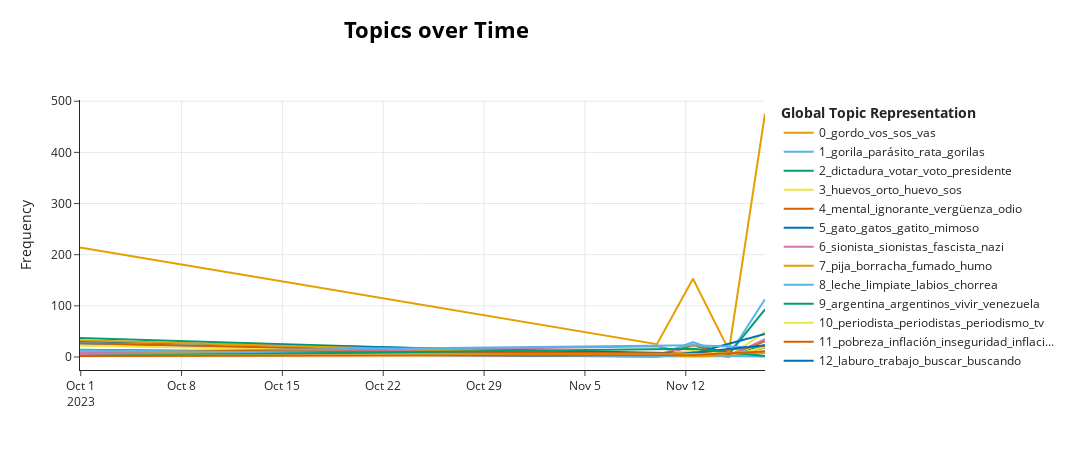

This figure's notebook cell:
### Markdown cell above
### Tópicos en el tiempo

### Code cell
# convert column to list
tweets = attacks["text_pre"].to_list()
timestamps = attacks["dt_date"].to_list()

topics_over_time = topic_model.topics_over_time(
    docs=tweets,
    timestamps=timestamps,
    global_tuning=True,
    evolution_tuning=True,
    nr_bins=20,
)

topic_model.visualize_topics_over_time(topics_over_time, top_n_topics=20)

### Figure 1 — Plotly figure (JSON) as saved in the notebook; plotly's stock layout.template omitted (floating-point values rounded to 4 significant figures)
{"data": [{"hoverinfo": "text", "hovertext": ["<b>Topic 0</b><br>Words: gordo, vos, sos, zurda, viejo", "<b>Topic 0</b><br>Words: sos, facho, tugo, vos, persona", "<b>Topic 0</b><br>Words: gordo, vas, gordito, sos, lechoso", "<b>Topic 0</b><br>Words: ligó, trompas, andá, imagínate, ligate", "<b>Topic 0</b><br>Words: gordo, vos, vas, sos, puta"], "marker": {"color": "#E69F00"}, "mode": "lines", "name": "0_gordo_vos_sos_vas", "type": "scatter", "x": ["2023-09-30T22:48:00", "2023-11-10T00:00:00", "2023-11-12T12:00:00", "2023-11-15T00:00:00", "2023-11-17T12:00:00"], "y": [214, 25, 153, 13, 476]}, {"hoverinfo": "text", "hovertext": ["<b>Topic 1</b><br>Words: gorila, rata, parásito, pato, larrata", "<b>Topic 1</b><br>Words: desprestigiando, gorilaza, urbano, recolector, soretw", "<b>Topic 1</b><br>Words: gorila, sos, parásito, rata, jamas", "<b>Topic 1</b><br>Words: gorila, colegas, reconocerte, pusilánime, argenzuela", "<b>Topic 1</b><br>Words: gorila, parásito, gorilas, parasito, rata"], "marker": {"color": "#56B4E9"}, "mode": "lines", "name": "1_gorila_parásito_rata_gorilas", "type": "scatter", "x": ["2023-09-30T22:48:00", "2023-11-10T00:00:00", "2023-11-12T12:00:00", "2023-11-15T00:00:00", "2023-11-17T12:00:00"], "y": [26, 3, 29, 4, 113]}, {"hoverinfo": "text", "hovertext": ["<b>Topic 2</b><br>Words: votar, dictadura, políticos, excesos, gobierno", "<b>Topic 2</b><br>Words: hablando, norteamérica, occidente, indignidad, ubicate", "<b>Topic 2</b><br>Words: presidente, votar, massa, milei, voto", "<b>Topic 2</b><br>Words: cualquiera, dedos, frente, desequilibrado, candidato", "<b>Topic 2</b><br>Words: dictadura, voto, votar, mierda, zurdos"], "marker": {"color": "#009E73"}, "mode": "lines", "name": "2_dictadura_votar_voto_presidente", "type": "scatter", "x": ["2023-09-30T22:48:00", "2023-11-10T00:00:00", "2023-11-12T12:00:00", "2023-11-15T00:00:00", "2023-11-17T12:00:00"], "y": [37, 3, 25, 6, 93]}, {"hoverinfo": "text", "hovertext": ["<b>Topic 3</b><br>Words: jajaja, tomatelas, tarjetas, tomo, orto", "<b>Topic 3</b><br>Words: mmassista, defensora, tomatelas, traidora, virgen", "<b>Topic 3</b><br>Words: huevo, huevos, orto, sos, cerra", "<b>Topic 3</b><br>Words: jajajajajajajajjajjaaj, sacas, mirá, jajajajajajajaja, mentira", "<b>Topic 3</b><br>Words: huevos, orto, jaja, huevo, sos"], "marker": {"color": "#F0E442"}, "mode": "lines", "name": "3_huevos_orto_huevo_sos", "type": "scatter", "x": ["2023-09-30T22:48:00", "2023-11-10T00:00:00", "2023-11-12T12:00:00", "2023-11-15T00:00:00", "2023-11-17T12:00:00"], "y": [22, 3, 25, 1, 49]}, {"hoverinfo": "text", "hovertext": ["<b>Topic 4</b><br>Words: mental, mintió, tiro, psiquiatra, mentirosa", "<b>Topic 4</b><br>Words: elegiste, parcialidad, médula, responsabilidad, intelectual", "<b>Topic 4</b><br>Words: psicopata, ignorante, mental, massa, mentiroso", "<b>Topic 4</b><br>Words: odio, enano, fomentando, honra, inmóvil", "<b>Topic 4</b><br>Words: vergüenza, ignorante, mentir, odio, mental"], "marker": {"color": "#D55E00"}, "mode": "lines", "name": "4_mental_ignorante_vergüenza_odio", "type": "scatter", "x": ["2023-09-30T22:48:00", "2023-11-10T00:00:00", "2023-11-12T12:00:00", "2023-11-15T00:00:00", "2023-11-17T12:00:00"], "y": [27, 3, 23, 4, 31]}, {"hoverinfo": "text", "hovertext": ["<b>Topic 5</b><br>Words: gato, gatos, gatito, insaurralde, mimoso", "<b>Topic 5</b><br>Words: gatito, mimoso, gato, gatos, comparo", "<b>Topic 5</b><br>Words: gato, gatos, abrazo, locos, familia"], "marker": {"color": "#0072B2"}, "mode": "lines", "name": "5_gato_gatos_gatito_mimoso", "type": "scatter", "x": ["2023-09-30T22:48:00", "2023-11-12T12:00:00", "2023-11-17T12:00:00"], "y": [31, 7, 45]}, {"hoverinfo": "text", "hovertext": ["<b>Topic 6</b><br>Words: judas, interesar, garantizó, semanas, ascenso", "<b>Topic 6</b><br>Words: sionistas, sionista, palestinos, israel, nazi", "<b>Topic 6</b><br>Words: sionistas, religion, llevan, sionista, electa", "<b>Topic 6</b><br>Words: polvo, closet, sionista, mujeres, salir", "<b>Topic 6</b><br>Words: fascista, sionista, sionistas, nazi, fachos"], "marker": {"color": "#CC79A7"}, "mode": "lines", "name": "6_sionista_sionistas_fascista_nazi", "type": "scatter", "x": ["2023-09-30T22:48:00", "2023-11-10T00:00:00", "2023-11-12T12:00:00", "2023-11-15T00:00:00", "2023-11-17T12:00:00"], "y": [4, 21, 6, 1, 35]}, {"hoverinfo": "text", "hovertext": ["<b>Topic 7</b><br>Words: borracha, pija, fumado, alcohólica, alcohol", "<b>Topic 7</b><br>Words: fumaste, tanga, ve, pija, cara", "<b>Topic 7</b><br>Words: pija, estás, humo, pegando, aflojale", "<b>Topic 7</b><br>Words: cría, fumar, falopera, pija, borracha", "<b>Topic 7</b><br>Words: pija, chupar, borracha, chuparle, chupa"], "marker": {"color": "#E69F00"}, "mode": "lines", "name": "7_pija_borracha_fumado_humo", "type": "scatter", "x": ["2023-09-30T22:48:00", "2023-11-10T00:00:00", "2023-11-12T12:00:00", "2023-11-15T00:00:00", "2023-11-17T12:00:00"], "y": [33, 2, 5, 1, 18]}, {"hoverinfo": "text", "hovertext": ["<b>Topic 8</b><br>Words: leche, chorrea, labios, comisura, jabón", "<b>Topic 8</b><br>Words: leche, limpiate, limpiarte, labios, boca", "<b>Topic 8</b><br>Words: leche, limpiate, lavarte, traga, orto"], "marker": {"color": "#56B4E9"}, "mode": "lines", "name": "8_leche_limpiate_labios_chorrea", "type": "scatter", "x": ["2023-09-30T22:48:00", "2023-11-12T12:00:00", "2023-11-17T12:00:00"], "y": [10, 23, 18]}, {"hoverinfo": "text", "hovertext": ["<b>Topic 9</b><br>Words: argentina, argentino, vivir, argentinos, cuba", "<b>Topic 9</b><br>Words: gastes, sentimientos, bolivia, pedirle, operadora", "<b>Topic 9</b><br>Words: argentina, argentinos, pelotudo, futuro, pase", "<b>Topic 9</b><br>Words: bebés, imágenes, vayas, gustaría, argentinos", "<b>Topic 9</b><br>Words: argentina, argentinos, venezuela, país, cuba"], "marker": {"color": "#009E73"}, "mode": "lines", "name": "9_argentina_argentinos_vivir_venezuela", "type": "scatter", "x": ["2023-09-30T22:48:00", "2023-11-10T00:00:00", "2023-11-12T12:00:00", "2023-11-15T00:00:00", "2023-11-17T12:00:00"], "y": [14, 2, 10, 1, 23]}, {"hoverinfo": "text", "hovertext": ["<b>Topic 10</b><br>Words: periodista, periodistas, perdón, objetivo, periodismo", "<b>Topic 10</b><br>Words: periodista, escucha, vs, cobra, deje", "<b>Topic 10</b><br>Words: periodista, periodistas, periodismo, ganas, militante", "<b>Topic 10</b><br>Words: buscándote, servis, periodista, basura, laburo", "<b>Topic 10</b><br>Words: periodista, periodismo, periodistas, tv, asco"], "marker": {"color": "#F0E442"}, "mode": "lines", "name": "10_periodista_periodistas_periodismo_tv", "type": "scatter", "x": ["2023-09-30T22:48:00", "2023-11-10T00:00:00", "2023-11-12T12:00:00", "2023-11-15T00:00:00", "2023-11-17T12:00:00"], "y": [9, 2, 13, 1, 20]}, {"hoverinfo": "text", "hovertext": ["<b>Topic 11</b><br>Words: inflación, pobreza, economía, inflacion, inseguridad", "<b>Topic 11</b><br>Words: inflación, pobreza, importa, pública, inseguridad", "<b>Topic 11</b><br>Words: pobreza, inflación, kk, inseguridad, dólares"], "marker": {"color": "#D55E00"}, "mode": "lines", "name": "11_pobreza_inflación_inseguridad_inflaci...", "type": "scatter", "x": ["2023-09-30T22:48:00", "2023-11-12T12:00:00", "2023-11-17T12:00:00"], "y": [13, 7, 22]}, {"hoverinfo": "text", "hovertext": ["<b>Topic 12</b><br>Words: laburo, trabajadores, trabajo, buscando, preguntó", "<b>Topic 12</b><br>Words: buscando, sucia, laburo, anda, trabajo", "<b>Topic 12</b><br>Words: laburo, trabajo, buscar, buscando, busco"], "marker": {"color": "#0072B2"}, "mode": "lines", "name": "12_laburo_trabajo_buscar_buscando", "type": "scatter", "x": ["2023-09-30T22:48:00", "2023-11-10T00:00:00", "2023-11-17T12:00:00"], "y": [8, 1, 23]}, {"hoverinfo": "text", "hovertext": ["<b>Topic 13</b><br>Words: feminista, mujer, género, feminismo, piquete", "<b>Topic 13</b><br>Words: mujer, embarazar, empoderada, volviste, comprensivo", "<b>Topic 13</b><br>Words: mover, mujeres, caja, mujer, brecha", "<b>Topic 13</b><br>Words: menopausia, supongo, ligó, trompas, mujer", "<b>Topic 13</b><br>Words: mujeres, mujer, feminista, feministas, tenemo"], "marker": {"color": "#CC79A7"}, "mode": "lines", "name": "13_mujer_mujeres_feminista_género", "type": "scatter", "x": ["2023-09-30T22:48:00", "2023-11-10T00:00:00", "2023-11-12T12:00:00", "2023-11-15T00:00:00", "2023-11-17T12:00:00"], "y": [8, 3, 6, 1, 12]}, {"hoverinfo": "text", "hovertext": ["<b>Topic 14</b><br>Words: delincuentes, justicia, corrupcion, renuncia, corrupto", "<b>Topic 14</b><br>Words: denunciando, valor, robo, dejate, rial", "<b>Topic 14</b><br>Words: encubren, menores, tmb, novarecio, tocar", "<b>Topic 14</b><br>Words: disfrute, vayan, delincuentes, corrupto, importa", "<b>Topic 14</b><br>Words: fraude, delincuentes, corrupcion, planillas, vuelto"], "marker": {"color": "#E69F00"}, "mode": "lines", "name": "14_delincuentes_fraude_corrupcion_justic...", "type": "scatter", "x": ["2023-09-30T22:48:00", "2023-11-10T00:00:00", "2023-11-12T12:00:00", "2023-11-15T00:00:00", "2023-11-17T12:00:00"], "y": [12, 1, 1, 2, 8]}, {"hoverinfo": "text", "hovertext": ["<b>Topic 15</b><br>Words: medicado, medicación, drogas, demasiada, efectos", "<b>Topic 15</b><br>Words: troll, opina, medicado, drogas, medicación", "<b>Topic 15</b><br>Words: drogas, medicado, medicación, narmia, oscurisimo", "<b>Topic 15</b><br>Words: my, bipolares, toxicas, drogas, país", "<b>Topic 15</b><br>Words: narcotraficante, ningun, falopero, repudiado, pelotas"], "marker": {"color": "#56B4E9"}, "mode": "lines", "name": "15_medicado_drogas_medicación_narcotrafi...", "type": "scatter", "x": ["2023-09-30T22:48:00", "2023-11-10T00:00:00", "2023-11-12T12:00:00", "2023-11-15T00:00:00", "2023-11-17T12:00:00"], "y": [13, 1, 5, 2, 1]}, {"hoverinfo": "text", "hovertext": ["<b>Topic 16</b><br>Words: rodilleras, rodillas, atrofiar, tranca, llevaste", "<b>Topic 16</b><br>Words: rodilleras, rodillas, preparando, olvides, gordito", "<b>Topic 16</b><br>Words: rodilleras, lácteos, cambiaste, peneanos, superan"], "marker": {"color": "#009E73"}, "mode": "lines", "name": "16_rodilleras_rodillas_preparando_olvide...", "type": "scatter", "x": ["2023-09-30T22:48:00", "2023-11-12T12:00:00", "2023-11-17T12:00:00"], "y": [2, 16, 2]}, {"hoverinfo": "text", "hovertext": ["<b>Topic 17</b><br>Words: marido, ignora, patrimonio, perfecto, conta", "<b>Topic 17</b><br>Words: marido, chau, abrazadita, trucho, chauuuuuuuu", "<b>Topic 17</b><br>Words: marido, puesto, casta, garcharse, admiro"], "marker": {"color": "#F0E442"}, "mode": "lines", "name": "17_marido_puesto_casta_chau", "type": "scatter", "x": ["2023-09-30T22:48:00", "2023-11-12T12:00:00", "2023-11-17T12:00:00"], "y": [2, 5, 11]}, {"hoverinfo": "text", "hovertext": ["<b>Topic 18</b><br>Words: dady, hdp, hdrp, contento, pone", "<b>Topic 18</b><br>Words: hdp, hdmp, kkkk, ojalá, recalcitrante", "<b>Topic 18</b><br>Words: hdp, hdmp, callate, ponete, termina"], "marker": {"color": "#D55E00"}, "mode": "lines", "name": "18_hdp_hdmp_kkkk_callate", "type": "scatter", "x": ["2023-09-30T22:48:00", "2023-11-12T12:00:00", "2023-11-17T12:00:00"], "y": [2, 4, 11]}], "layout": {"height": 450, "hoverlabel": {"bgcolor": "white", "font": {"family": "Rockwell", "size": 16}}, "legend": {"title": {"text": "<b>Global Topic Representation"}}, "title": {"font": {"color": "Black", "size": 22}, "text": "<b>Topics over Time</b>", "x": 0.4, "xanchor": "center", "y": 0.95, "yanchor": "top"}, "width": 1250, "xaxis": {"showgrid": true}, "yaxis": {"showgrid": true, "title": {"text": "Frequency"}}}}
